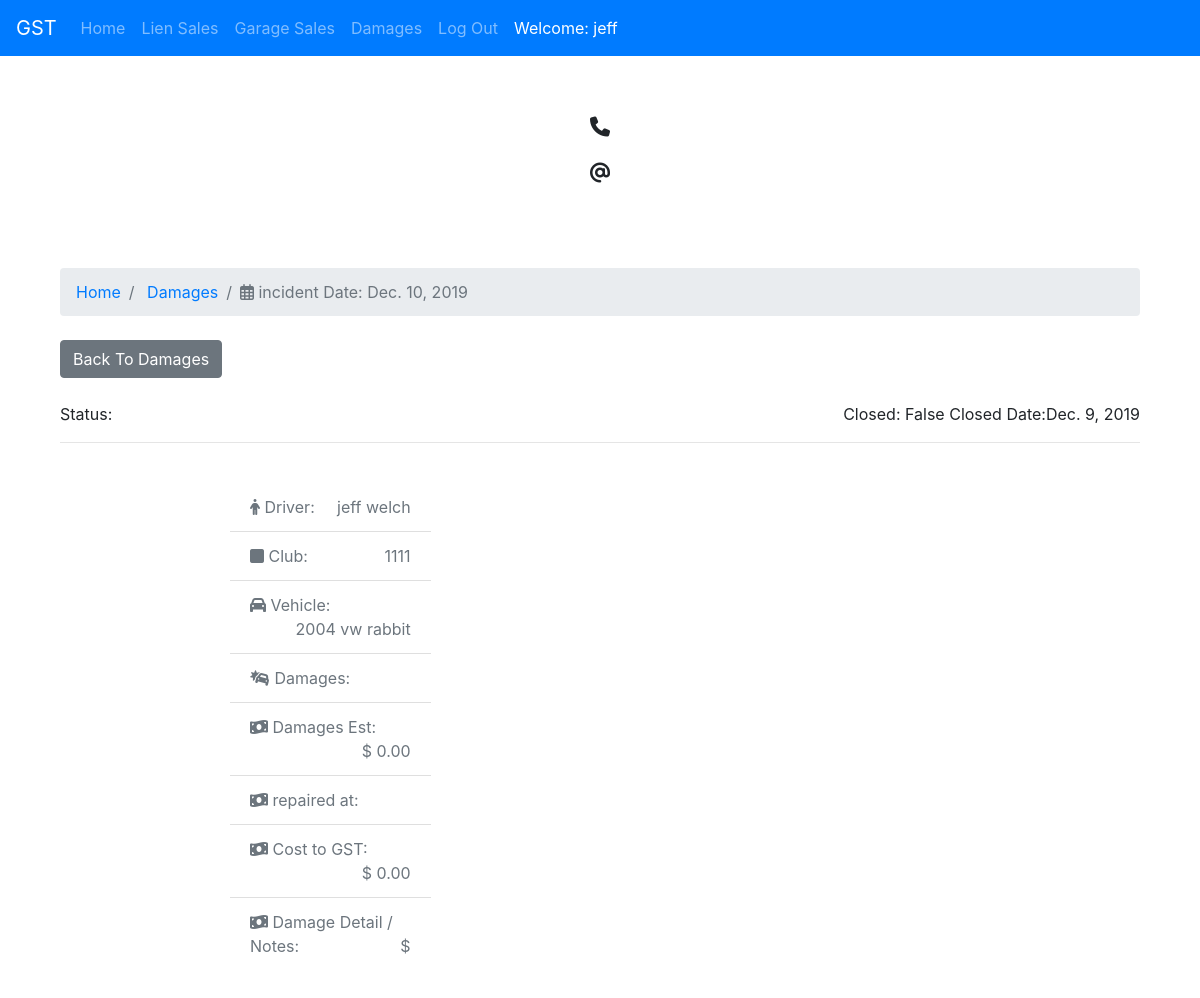
Page /damages/1/ (signed in) on the earlier database version.
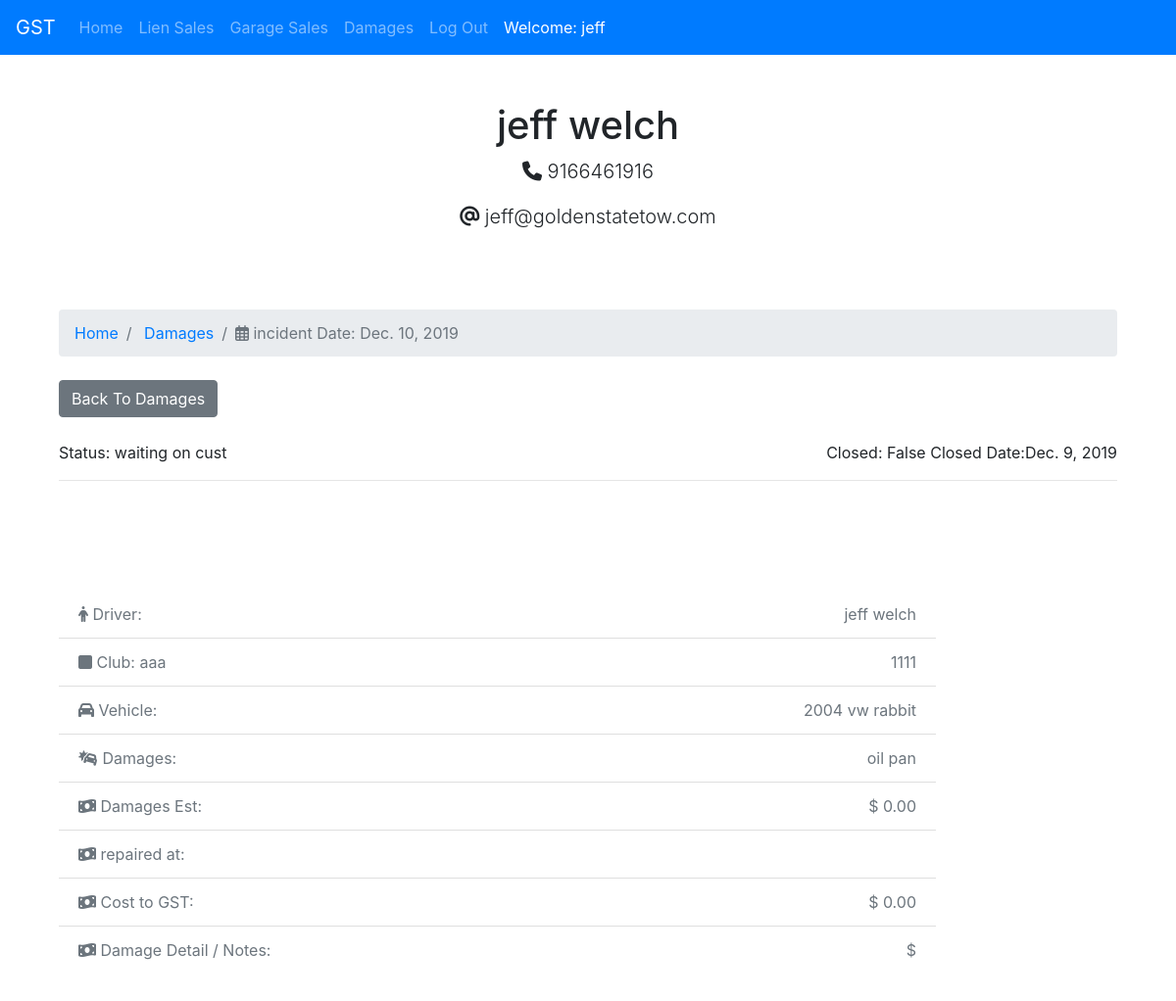
Same page on the later database version.
### damages/models.py (models this page shows, shortened)
class Damage(models.Model):
  driver              = models.ForeignKey(Driver, on_delete=models.DO_NOTHING)
  date_of_incident    = models.DateField(blank=True)
  club                = models.CharField(blank=True, max_length=120)
  call_num            = models.IntegerField(blank=True)
  customer_email      = models.CharField(blank=True, max_length=120)
  cust_name           = models.CharField(blank=True, max_length=120)
  cust_phone          = models.CharField(blank=True, max_length=120)
  vehicle             = models.CharField(max_length=120)
  damages             = models.CharField(blank=True, max_length=120)
  damage_notes        = models.TextField(blank=True)
  status              = models.CharField(max_length=120, default='Reported', choices=DAMAGE_STATUS_CHOICES)
  cost_to_gst         = models.DecimalField(default=0.00, max_digits=10, decimal_places=2)
  repaired_at         = models.CharField(blank=True, max_length=120)
  closed              = models.BooleanField(default=False)
  closed_date         = models.DateField(blank=True)
  damages_est         = models.DecimalField(default=0.00, max_digits=10, decimal_places=2)
  estimate            = models.FileField(upload_to='damages/', blank=True)
  driver_statement    = models.FileField(upload_to='damages/', blank=True)
  damage_main         = models.ImageField(upload_to='damages/', blank=True)
  damage_2            = models.ImageField(upload_to='damages/', blank=True)
  damage_3            = models.ImageField(upload_to='damages/', blank=True)
  damage_4            = models.ImageField(upload_to='damages/', blank=True)
  damage_5            = models.ImageField(upload_to='damages/', blank=True)
  damage_6            = models.ImageField(upload_to='damages/', blank=True)
  damage_7            = models.ImageField(upload_to='damages/', blank=True)
  damage_8            = models.ImageField(upload_to='damages/', blank=True)
  damage_9            = models.ImageField(upload_to='damages/', blank=True)
  objects = DamagesManager()

### drivers/models.py (models this page shows)
class Driver(models.Model):
  name      = models.CharField(max_length=200)
  phone     = models.CharField(max_length=20)
  email     = models.CharField(max_length=50)
  cell      = models.CharField(max_length=20, blank=True, null=True)
  cdl       = models.CharField(max_length=20, blank=True, null=True)
  cdlexp    = models.DateField(blank=True, null=True)
  tsac      = models.DateField(blank=True, null=True)
  wm23      = models.DateField(blank=True, null=True)
  wm45      = models.DateField(blank=True, null=True)
  wm67      = models.DateField(blank=True, null=True)
  wm89      = models.DateField(blank=True, null=True)
  hireDate  = models.DateField(blank=True, null=True)
  def __str__(self):
    return self.name

### damages/views.py (the view)
# urls.py: path('<pk>/', damage_detail_view, name='detail'),
def damage_detail_view(request, pk=None, *args, **kwargs):
  instance = Damage.objects.get_by_id(pk)
  if instance is None:
    raise Http404("Damage does not Exsist!")
  context = {
    'title': 'Damage Details',
    'object': instance
  }
  return render(request, "damages/detail.html", context)

### damages/models.py (called while the page is built)
  def get_by_id(self,id):
    qs = self.get_queryset().filter(id=id)
    if qs.count() == 1:
      return qs.first()
    return None

### templates/damages/detail.html (shortened to what this page needs)
{% extends "base.html" %}
{% load humanize %}
{% load static %}
{% block content %}
{% if request.user.is_authenticated %}
<div class="container">
  <section id="showcase-inner" class="py-5">
    <div class="container">
      <div class="row text-center">
        <div class="col-md-12">
          <h1>{{object.cust_name}} </h1>
          <p class="lead">
            <i class="fas fa-phone"></i> {{object.cust_phone}}</p>
          <p class="lead">
            <i class="fas fa-at"></i> {{object.customer_email}}</p>
        </div>
      </div>
    </div>
  </section>
  <section id="bc" class="mt-3">
    <div class="container">
      <nav>
        <ol class="breadcrumb">
          <li class="breadcrumb-item">
            <a href="{% url 'home' %}">Home</a>
          </li>
          <li class="breadcrumb-item">
            <a href="{% url 'damages:list' %}">Damages</a>
          </li>
          <li class="breadcrumb-item active"><i class="far fa-calendar-alt"></i> incident Date:
            {{ object.date_of_incident }} </li>
        </ol>
      </nav>
    </div>
  </section>
  <section id="listing" class="py-2">
    <div class="container mr-auto ml-auto">
      <a href="{% url 'damages:list' %}" class="btn btn-secondary mb-4">Back To Damages</a>
      <div class="row">
        <div class="col ">
          Status: {{ object.status }} <span class="float-right"> Closed: {{ object.closed }} Closed
            Date:{{ object.closed_date }}</span>
          <hr>
        </div>
        <div class="col-md-12 ml-auto mr-auto">
          <div class="row mb-5 thumbs">
            <div class="col-md-2">
              {% if object.damage_2 %}
            </div>
            {% endif %}
          </div>
          <div class="row mb-5 fields">
            <div class="col-md-10">
              <ul class="list-group list-group-flush">
                <li class="list-group-item text-secondary">
                  <i class="fas fa-male"></i> Driver:
                  <span class="float-right">{{ object.driver}}</span>
                </li>
                <li class="list-group-item text-secondary">
                  <i class="fas fa-square"></i> Club:
                  {{ object.club }}
                  <span class="float-right">{{ object.call_num }}
                  </span>
                </li>
                <li class="list-group-item text-secondary">
                  <i class="fas fa-car"></i> Vehicle:
                  <span class="float-right">{{ object.vehicle }}</span>
                </li>
                <li class="list-group-item text-secondary">
                  <i class="fas fa-car-crash"></i> Damages:
                  <span class="float-right">{{ object.damages }}
                  </span>
                </li>
                <li class="list-group-item text-secondary">
                  <i class="fas fa-money-bill-wave"></i> Damages Est:
                  <span class="float-right">$ {{ object.damages_est }}
                  </span>
                </li>
                <li class="list-group-item text-secondary">
                  <i class="fas fa-money-bill-wave"></i> repaired at:
                </li>
                <li class="list-group-item text-secondary">
                  <i class="fas fa-money-bill-wave"></i> Cost to GST:
                  <span class="float-right">$ {{ object.cost_to_gst }}
                  </span>
                </li>
                <li class="list-group-item text-secondary">
                    <i class="fas fa-money-bill-wave"></i> Damage Detail / Notes:
                    <span class="float-right">$ {{ object.damage_notes }}
                    </span>
                  </li>
              </ul>
            </div>
          </div>
        </div>
      </div>
    </div>
  </section>
</div>
{% endif %}
{% endblock %}

Differences in the rows shown:
changed Damage "jeff welch": cust_name (not shown) → "jeff welch"; cust_phone (not shown) → "9166461916"; customer_email (not shown) → "jeff@goldenstatetow.com"; status (not shown) → "waiting on cust"; club (not shown) → "aaa"; damages (not shown) → "oil pan"
